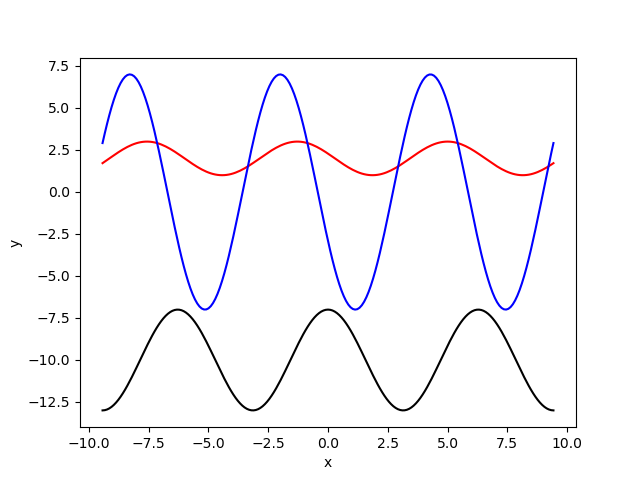

Reproduce this figure in Python.
import numpy as np
import matplotlib.pyplot as plt

x = np.linspace(-3*np.pi, 3*np.pi, 201)

a = 5
b = 2
k = 1
plt.plot(x, k*np.cos(x - a) + b, color='red')
a = -2
b = 0
k = 7
plt.plot(x, k*np.cos(x - a) + b, color='blue')
a = 0
b = -10
k = 3
plt.plot(x, k*np.cos(x - a) + b, color='black')
plt.xlabel('x')
plt.ylabel('y')
plt.axis('tight')
plt.show()
